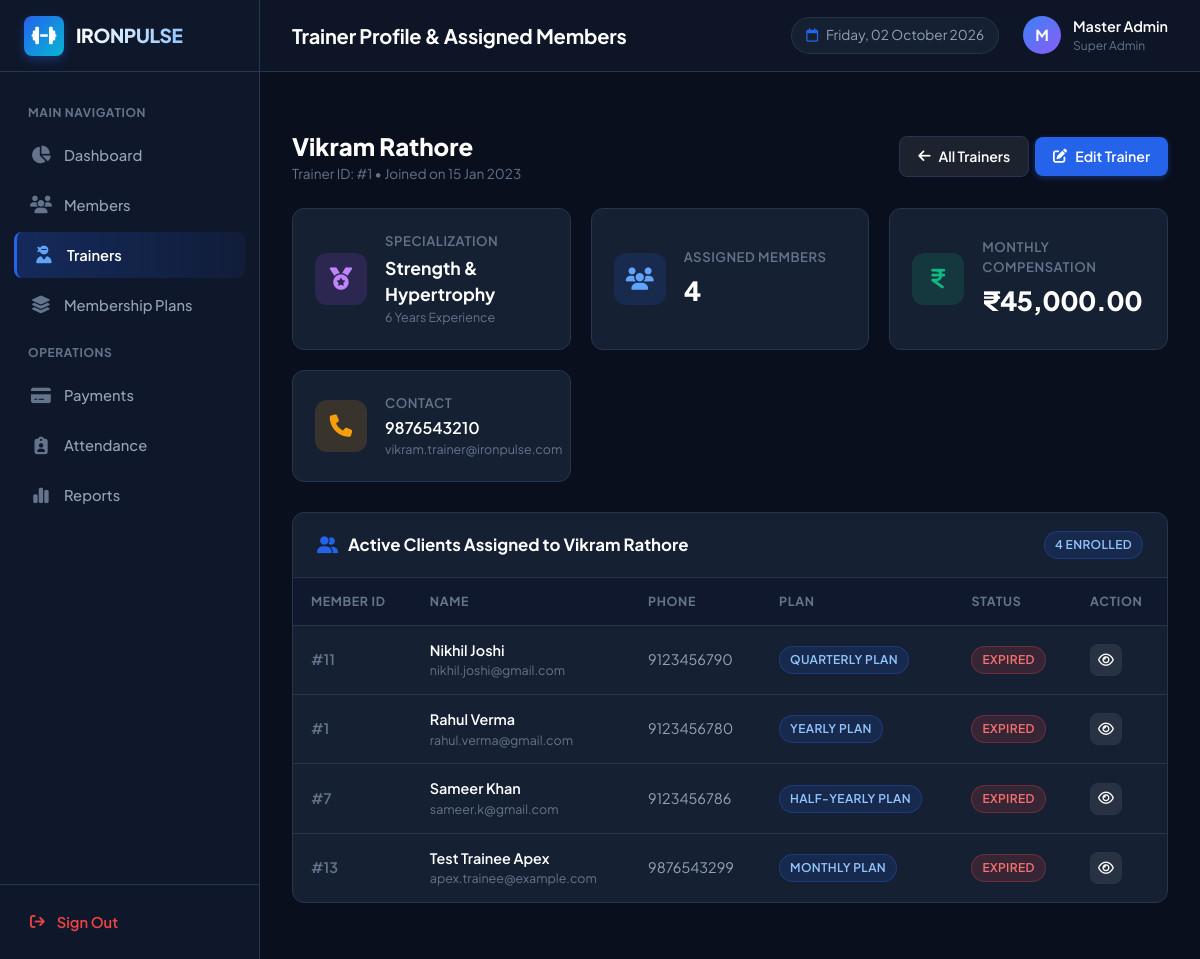
The page /trainers/1 (signed in) on the database its author committed.
### tables this page shows
CREATE TABLE trainers (
        id INTEGER PRIMARY KEY AUTOINCREMENT,
        name TEXT NOT NULL,
        email TEXT UNIQUE NOT NULL,
        phone TEXT NOT NULL,
        gender TEXT NOT NULL,
        specialization TEXT NOT NULL,
        experience INTEGER NOT NULL DEFAULT 1,
        salary REAL NOT NULL DEFAULT 0.00,
        joining_date TEXT NOT NULL,
        status TEXT DEFAULT 'Active',
        created_at TIMESTAMP DEFAULT CURRENT_TIMESTAMP
    );

CREATE TABLE members (
        id INTEGER PRIMARY KEY AUTOINCREMENT,
        full_name TEXT NOT NULL,
        email TEXT UNIQUE NOT NULL,
        phone TEXT NOT NULL,
        gender TEXT NOT NULL,
        dob TEXT,
        address TEXT,
        joining_date TEXT NOT NULL,
        trainer_id INTEGER,
        plan_id INTEGER,
        membership_start TEXT NOT NULL,
        membership_end TEXT NOT NULL,
        status TEXT DEFAULT 'Active',
        created_at TIMESTAMP DEFAULT CURRENT_TIMESTAMP,
        FOREIGN KEY (trainer_id) REFERENCES trainers(id) ON DELETE SET NULL,
        FOREIGN KEY (plan_id) REFERENCES membership_plans(id) ON DELETE SET NULL
    );

CREATE TABLE membership_plans (
        id INTEGER PRIMARY KEY AUTOINCREMENT,
        plan_name TEXT UNIQUE NOT NULL,
        duration_months INTEGER NOT NULL,
        price REAL NOT NULL,
        description TEXT,
        status TEXT DEFAULT 'Active',
        created_at TIMESTAMP DEFAULT CURRENT_TIMESTAMP
    );

### app.py (the view)
@app.route('/trainers/<int:id>')
@login_required
def view_trainer(id):
    trainer = query_db("SELECT * FROM trainers WHERE id = %s", (id,), one=True)
    if not trainer:
        flash('Trainer not found.', 'danger')
        return redirect(url_for('trainers'))
    assigned_members = query_db("""
        SELECT m.*, p.plan_name
        FROM members m
        LEFT JOIN membership_plans p ON m.plan_id = p.id
        WHERE m.trainer_id = %s
        ORDER BY m.full_name ASC
    """, (id,))
    return render_template('trainers/view_trainer.html', trainer=trainer, members=assigned_members)

### app.py (called while the page is built)
@app.template_filter('currency')
def currency_filter(amount):
    return format_currency(amount)

@app.template_filter('format_date')
def date_filter(d):
    return format_date_display(d)

@app.context_processor
def inject_globals():
    return {
        'current_date': date.today().strftime('%A, %d %B %Y'),
        'today_ymd': date.today().strftime('%Y-%m-%d'),
        'current_admin': session.get('admin_name', 'Administrator'),
        'current_admin_user': session.get('admin_username', 'admin')
    }

### utils/database.py (called while the page is built, shortened)
def is_mysql_available():
    global _mysql_checked, _mysql_available
    if _mysql_checked:
        return _mysql_available

def get_db_connection():
    global DB_MODE
    DB_MODE = 'sqlite_fallback'
    os.makedirs(os.path.dirname(SQLITE_PATH), exist_ok=True)
    conn = sqlite3.connect(SQLITE_PATH, timeout=10)
    conn.row_factory = sqlite3.Row
    return conn

def query_db(query, args=(), one=False):
    conn = get_db_connection()
    try:
        if DB_MODE == 'mysql':
            cursor = conn.cursor(dictionary=True)
            cursor.execute(query, args)
            result = cursor.fetchall()
            cursor.close()
            return (result[0] if result else None) if one else result
        else:
            adapted_query = adapt_query_for_sqlite(query)
            cursor = conn.cursor()
            cursor.execute(adapted_query, args)
            rows = cursor.fetchall()
            result = [dict(row) for row in rows]
            cursor.close()
            return (result[0] if result else None) if one else result
    finally:
        conn.close()

### utils/helpers.py (called while the page is built)
def login_required(f):
    @wraps(f)
    def decorated_function(*args, **kwargs):
        if 'admin_logged_in' not in session or not session.get('admin_logged_in'):
            flash('Please log in first to access the dashboard.', 'warning')
            return redirect(url_for('login'))
        return f(*args, **kwargs)
    return decorated_function

def format_currency(amount):
    try:
        val = float(amount)
        return f"₹{val:,.2f}"
    except (ValueError, TypeError):
        return f"₹{amount}"

def format_date_display(d):
    if not d:
        return "N/A"
    try:
        if isinstance(d, (datetime, date)):
            return d.strftime('%d %b %Y')
        parsed = datetime.strptime(str(d).split(' ')[0], '%Y-%m-%d')
        return parsed.strftime('%d %b %Y')
    except Exception:
        return str(d)

### templates/trainers/view_trainer.html (shortened to what this page needs)
{% extends 'base.html' %}
{% block page_title %}Trainer Profile & Assigned Members{% endblock %}
{% block content %}
<div style="display: flex; justify-content: space-between; align-items: center; margin-bottom: 24px; flex-wrap: wrap; gap: 16px;">
    <div>
        <h2 style="font-size: 1.5rem; font-weight: 800; color: #fff;">{{ trainer.name }}</h2>
        <div style="color: var(--text-dim); font-size: 0.85rem;">Trainer ID: #{{ trainer.id }} &bull; Joined on {{ trainer.joining_date | format_date }}</div>
    </div>
    <div class="action-btns">
        <a href="{{ url_for('trainers') }}" class="btn btn-secondary">
            <i class="fa-solid fa-arrow-left"></i> All Trainers
        </a>
        <a href="{{ url_for('edit_trainer', id=trainer.id) }}" class="btn btn-primary">
            <i class="fa-solid fa-pen-to-square"></i> Edit Trainer
        </a>
    </div>
</div>
<div class="stats-grid" style="grid-template-columns: repeat(auto-fit, minmax(240px, 1fr));">
    <div class="stat-card">
        <div class="stat-icon-wrapper stat-icon-purple">
            <i class="fa-solid fa-medal"></i>
        </div>
        <div class="stat-info">
            <div class="stat-title">Specialization</div>
            <div style="font-weight: 700; color: #fff; font-size: 1.1rem;">{{ trainer.specialization }}</div>
            <div class="table-subtext">{{ trainer.experience }} Years Experience</div>
        </div>
    </div>
    <div class="stat-card">
        <div class="stat-icon-wrapper stat-icon-blue">
            <i class="fa-solid fa-users"></i>
        </div>
        <div class="stat-info">
            <div class="stat-title">Assigned Members</div>
            <div class="stat-value">{{ members | length }}</div>
        </div>
    </div>
    <div class="stat-card">
        <div class="stat-icon-wrapper stat-icon-green">
            <i class="fa-solid fa-indian-rupee-sign"></i>
        </div>
        <div class="stat-info">
            <div class="stat-title">Monthly Compensation</div>
            <div class="stat-value">{{ trainer.salary | currency }}</div>
        </div>
    </div>
    <div class="stat-card">
        <div class="stat-icon-wrapper stat-icon-amber">
            <i class="fa-solid fa-phone"></i>
        </div>
        <div class="stat-info">
            <div class="stat-title">Contact</div>
            <div style="font-weight: 600; color: #fff;">{{ trainer.phone }}</div>
            <div class="table-subtext">{{ trainer.email }}</div>
        </div>
    </div>
</div>
<div class="card" style="margin-top: 24px;">
    <div class="card-header">
        <h3 class="card-title">
            <i class="fa-solid fa-user-group"></i> Active Clients Assigned to {{ trainer.name }}
        </h3>
        <span class="badge badge-plan">{{ members | length }} Enrolled</span>
    </div>
    <div class="table-responsive">
        <table class="data-table">
            <thead>
                <tr>
                    <th>Member ID</th>
                    <th>Name</th>
                    <th>Phone</th>
                    <th>Plan</th>
                    <th>Status</th>
                    <th>Action</th>
                </tr>
            </thead>
            <tbody>
                {% for m in members %}
                    <tr>
                        <td style="color: var(--text-dim); font-weight: 600;">#{{ m.id }}</td>
                        <td>
                            <div class="table-member-name">{{ m.full_name }}</div>
                            <div class="table-subtext">{{ m.email }}</div>
                        </td>
                        <td>{{ m.phone }}</td>
                        <td><span class="badge badge-plan">{{ m.plan_name or 'No Plan' }}</span></td>
                        <td><span class="badge badge-{{ m.status | lower }}">{{ m.status }}</span></td>
                        <td>
                            <a href="{{ url_for('view_member', id=m.id) }}" class="btn btn-secondary btn-icon" title="View Profile">
                                <i class="fa-regular fa-eye"></i>
                            </a>
                        </td>
                    </tr>
                {% else %}
                    <tr>
                        <td colspan="6" style="text-align: center; color: var(--text-dim); padding: 32px;">
                            No members currently assigned to this trainer.
                        </td>
                    </tr>
                {% endfor %}
            </tbody>
        </table>
    </div>
</div>
{% endblock %}

### rows shown on the page
trainers: name "Vikram Rathore", id "1", joining_date "15 Jan 2023", specialization "Strength & Hypertrophy", experience "6", salary "₹45,000.00", phone "9876543210", email "vikram.trainer@ironpulse.com"
members: id "11", full_name "Nikhil Joshi", email "nikhil.joshi@gmail.com", phone "9123456790", plan_name "QUARTERLY PLAN", status "EXPIRED"
members: id "1", full_name "Rahul Verma", email "rahul.verma@gmail.com", phone "9123456780", plan_name "YEARLY PLAN", status "EXPIRED"
members: id "7", full_name "Sameer Khan", email "sameer.k@gmail.com", phone "9123456786", plan_name "HALF-YEARLY PLAN", status "EXPIRED"
members: id "13", full_name "Test Trainee Apex", email "apex.trainee@example.com", phone "9876543299", plan_name "MONTHLY PLAN", status "EXPIRED"

### other values the page prints
{{ current_admin[0] | upper if current_admin else 'A' }} "M"
{{ current_admin }} "Master Admin"
{{ members | length }} "4"
